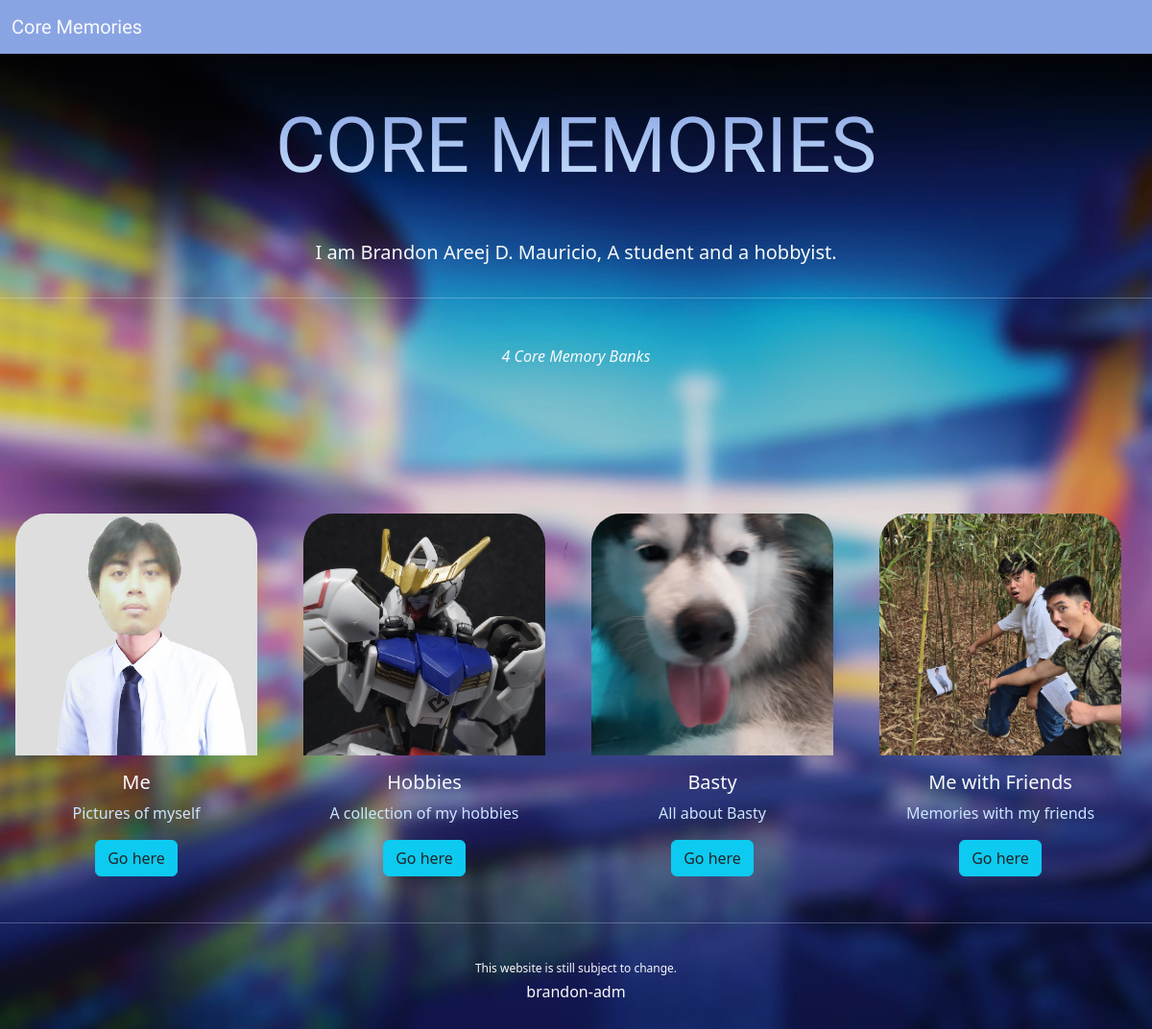
The page / on the database its author committed.
### tables this page shows
CREATE TABLE `islandsofpersonality` (
  `islandOfPersonalityID` int(4) NOT NULL,
  `name` varchar(40) NOT NULL,
  `shortDescription` varchar(300) DEFAULT NULL,
  `longDescription` varchar(900) DEFAULT NULL,
  `color` varchar(10) DEFAULT NULL,
  `image` varchar(50) DEFAULT NULL,
  `status` varchar(10) DEFAULT NULL
);

### connect.php (called while the page is built, shortened)
<?php
  function executeQuery($query){
    $conn = $GLOBALS['conn'];
    return mysqli_query($conn, $query);
  }
?>

### classes.php (called while the page is built, shortened)
<?php
class island
{
    public function __construct($id, $name, $shortDesc, $longDesc, $color, $image)
    {
        $this->id = $id;
        $this->name = $name;
        $this->shortDesc = $shortDesc;
        $this->image = $image;
    }
}
?>

### index.php (the view, shortened to what this page needs)
<?php
include('connect.php');
include('classes.php');
$cards = array();
$islandQuery = "SELECT * FROM islandsofpersonality";
$islandResult = executeQuery($islandQuery);
$islandCount = mysqli_num_rows($islandResult);
while ($islandRow = mysqli_fetch_assoc($islandResult)) {
    $c = new island(
        $islandRow['islandOfPersonalityID'],
        $islandRow['name'],
        $islandRow['shortDescription'],
        $islandRow['longDescription'],
        $islandRow['color'],
        $islandRow['image']
    );
    array_push($cards, $c);
}
?>
<!DOCTYPE html>
<html lang="en">
<head>
    <link rel="stylesheet" href="https://cdnjs.cloudflare.com/ajax/libs/font-awesome/6.0.0-beta3/css/all.min.css">
    <link rel="stylesheet" href="https://cdn.jsdelivr.net/npm/bootstrap@5.3.3/dist/css/bootstrap.min.css">
</head>
<body>
    <nav class="navbar navbar-expand-lg">
        <div class="container-fluid">
            <a class="navbar-brand text-light" href="index.php">Core Memories</a>
        </div>
    </nav>
    <div class="text-center my-5 text-light">
        <p class="display-1">CORE MEMORIES</p>
    </div>
    <div class="container-fluid">
        <div class="row">
            <div class="col">
                <p class="lead text-light text-center">I am Brandon Areej D. Mauricio, A student and a hobbyist.</p>
            </div>
        </div>
    </div>
    <div class="text-light" id="tour">
        <hr>
        <div class="text-center">
            <p class="text-light my-5"><i><?php echo $islandCount ?> Core Memory Banks</i></p><br>
            <div class="d-flex justify-content-evenly mt-5 row row-cols-1 row-cols-md-2 row-cols-lg-4 g-3 img-fluid">
                <?php foreach ($cards as $card) { ?>
                    <div class="col ">
                        <div class="d-flex justify-content-evenly card card-bg overflow-hidden m-3 p-0 rounded-5 img-fluid">
                            <img src="img/<?php echo $card->image; ?>" class="card-img-top img-card img-fluid" alt="...">
                            <div class="card-body text-light">
                                <p class="h5 card-title"><?php echo $card->name; ?></p>
                                <p class="card-text"><?php echo $card->shortDesc; ?></p>
                                <a href="view.php?id=<?php echo $card->id; ?>" class="btn btn-info text-dark">Go here</a>
                            </div>
                        </div>
                    </div>
                <?php } ?>
            </div>
        </div>
    </div>
    <hr class="text-light">
    <div class="container-fluid" style="background-color: transparent;">
        <div class="row">
            <div class="col my-4 text-center text-light">
                <p class="h6" style="font-weight: light; font-size: 12px;">This website is still subject to change.</p>
                <p class="h6">brandon-adm</p>
            </div>
        </div>
    </div>
</body>
</html>

### index.php (style rules this page uses)
body { background-image: url('img/backgroundimg.jpg'); background-size: cover; background-position: center; background-attachment: fixed; margin: 0; }
.display-1 { font-family: "Slackey", sans-serif; font-weight: 400; font-style: normal; background: linear-gradient(to top, #CCE5FF, #89A4E3); -webkit-background-clip: text; color: transparent; }
.navbar { background-color: #89A4E3; font-family: "Slackey", sans-serif; font-weight: 400; font-style: normal; }
.card { background-color: transparent; border-style: none; }
.card-body { border-style: none; }
.card-text { color: #CCE5FF; }

### rows shown on the page
islandsofpersonality: image (picture), name "Me", shortDescription "Pictures of myself"
islandsofpersonality: image (picture), name "Hobbies", shortDescription "A collection of my hobbies"
islandsofpersonality: image (picture), name "Basty", shortDescription "All about Basty"
islandsofpersonality: image (picture), name "Me with Friends", shortDescription "Memories with my friends"

### other values the page prints
$islandCount "4"
